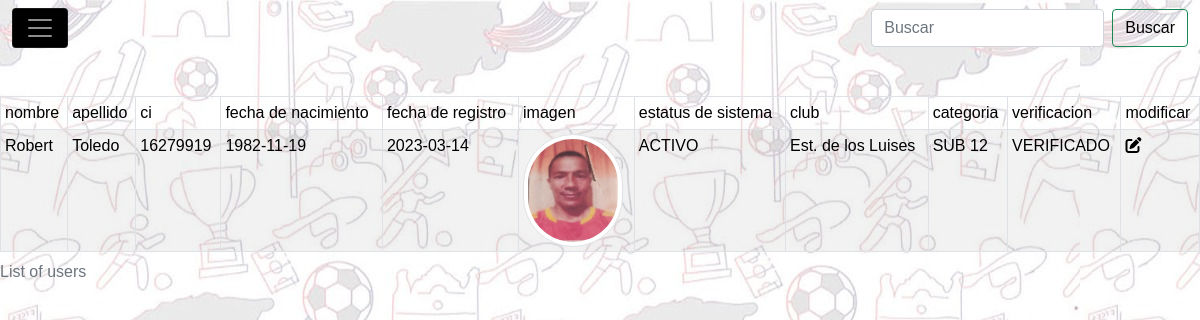
/buscar_oficial_club.php, run on the app's committed database.
### tables this page shows
CREATE TABLE `usuario` (
  `id_usuario` int(11) NOT NULL,
  `nombre_usuario` varchar(60) NOT NULL,
  `segundoN` varchar(60) NOT NULL,
  `apellido` varchar(60) NOT NULL,
  `segundoA` varchar(60) NOT NULL,
  `ci` int(8) NOT NULL,
  `fecha_nac_us` date NOT NULL,
  `fecha_registro_us` date NOT NULL,
  `imagen_us` varchar(300) NOT NULL,
  `tipo_imagen` varchar(60) NOT NULL,
  `tipo_imagen_dt` varchar(30) NOT NULL,
  `image_dt` varchar(300) NOT NULL,
  `usuario` varchar(60) NOT NULL,
  `clave` varchar(33) NOT NULL,
  `id_t_usuario` int(11) NOT NULL,
  `id_status_sistema` int(11) NOT NULL,
  `id_club` int(11) NOT NULL,
  `id_categoria` int(11) NOT NULL,
  `id_status_verificacion` int(11) NOT NULL,
  `id_carnet_jug` int(11) NOT NULL
);

CREATE TABLE `status_sistema` (
  `id_status_sistema` int(11) NOT NULL,
  `nombre_status_sistema` varchar(30) NOT NULL
);

CREATE TABLE `club` (
  `id_club` int(11) NOT NULL,
  `nombre_club` varchar(60) NOT NULL,
  `fecha_fund` date NOT NULL,
  `fecha_reg` datetime NOT NULL,
  `id_status_sistema` int(11) NOT NULL,
  `tipo_acta` varchar(60) NOT NULL,
  `img_acta` varchar(300) NOT NULL,
  `tipo_logo` varchar(60) NOT NULL,
  `img_logo` varchar(300) NOT NULL,
  `id_status_club` int(11) NOT NULL
);

CREATE TABLE `categoria` (
  `id_categoria` int(11) NOT NULL,
  `nombre_categoria` varchar(60) NOT NULL,
  `edad_max` int(2) NOT NULL,
  `id_status_sistema` int(11) NOT NULL
);

CREATE TABLE `status_verificacion` (
  `id_status_verificacion` int(11) NOT NULL,
  `nombre_verificacion` varchar(20) NOT NULL
);

### buscar_oficial_club.php (the view, shortened to what this page needs)
<!DOCTYPE html>
<html lang="es">
<head>
	<link rel="stylesheet" href="./css/bootstrap.css">
	<link rel="stylesheet" type="text/css" href="./css/estilos.css">
	<link rel="stylesheet" href="./js/bootstrap.js">
	<link rel="stylesheet" href="./css/normalize.css">
</head>
<body>
	<div class="content">
		<header>
			<nav class="navbar navbar-dark  fixed-top">
				<div class="container-fluid">
					<button class="navbar-toggler" type="button" data-bs-toggle="offcanvas" data-bs-target="#offcanvasDarkNavbar" aria-controls="offcanvasDarkNavbar">
						<span class="navbar-toggler-icon"></span>
					</button>
					<form class="d-flex">
						<input class="form-control me-2 light-table-filter" data-table="table_id" type="text" placeholder="Buscar" name="enviar">
						<button id="buscar" class="btn btn-outline-success" name="buscar" tpe="buttom" >Buscar</button>
					</form>
				</div>
			</div>
	<main class="main">
		<br>
		<br>
		<br>
		<br>
		<div class="table-responsive table-responsive-sm table-responsive-md table-responsive-lg table-responsive-xl table_jug">
			<table class="table table-borderless table-striped table-bordered table-borderless table-hover table_id table-sm"  action="modificar_jugador.php" method="POST">
				<caption>List of users</caption>
				<thead class="thead-dark|thead-light">
					<tr>
						<th scope="col">nombre</th>
						<th scope="col">apellido</th>
						<th scope="col">ci</th>
						<th scope="col">fecha de nacimiento</th>
						<th scope="col">fecha de registro</th>
						<th scope="col">imagen</th>
						<th scope="col">estatus de sistema</th>
						<th scope="col">club</th>
						<th scope="col">categoria</th>
						<th scope="col">verificacion</th>
						<th scope="col">modificar</th>
					</tr>
				</thead>
				<tbody>
					<?php
					include './modelo/conexion.php';
					$sql = "SELECT
					`usuario`.`id_usuario`,
					`usuario`.`nombre_usuario`,
					`usuario`.`segundoN`,
					`usuario`.`apellido`,
					`usuario`.`segundoA`,
					`usuario`.`ci`,
					`club`.`nombre_club`,
					`categoria`.`nombre_categoria`,
					`status_sistema`.`nombre_status_sistema`,
					`status_verificacion`.`nombre_verificacion`,
					`usuario`.`fecha_nac_us`,
					`usuario`.`fecha_registro_us`,
					`usuario`.`imagen_us`
				FROM
					`usuario`,
					`club`,
					`categoria`,
					`status_sistema`,
					`status_verificacion`
				WHERE
					(
						(
							`usuario`.`id_t_usuario` = 6
							/*AND `usuario`.`id_status_sistema` = 1 */
							/* AND `usuario`.`id_categoria` = 5 */
							/*	AND `usuario`.`id_status_sistema`= 1 */
							/*AND `usuario`.`id_status_verificacion`= 2*/
						) AND(`usuario`.`id_club` = `club`.`id_club`) AND(
							`usuario`.`id_categoria` = `categoria`.`id_categoria`
						) AND(
							`usuario`.`id_status_sistema` = `status_sistema`.`id_status_sistema`
						) AND(
							`usuario`.`id_status_verificacion` = `status_verificacion`.`id_status_verificacion`
						)
					)";
					$res = mysqli_query($conn, $sql);
					while ($row = mysqli_fetch_assoc($res)) {
						?>
						<tr>
							<td><?php echo $row['nombre_usuario']; ?></td>
							<td scope="col"><?php echo $row['apellido']; ?></td>
							<td scope="col"><?php echo $row['ci']; ?></td>
							<td scope="col"><?php echo $row['fecha_nac_us']; ?></td>
							<td scope="col"><?php echo $row['fecha_registro_us']; ?></td>
							<td>
								<img class="img_buscar img-thumbnail" width="100" height="100" src="<?php echo $row['imagen_us'] ?>">
							</td>
							<td scope="col"><?php echo $row['nombre_status_sistema']; ?></td>
							<td scope="col"><?php echo $row['nombre_club']; ?></td>
							<td scope="col"><?php echo $row['nombre_categoria']; ?></td>
							<td scope="col"><?php echo $row['nombre_verificacion']; ?></td>
							<td><a href="./modificar_oficial_club.php?id_user=<?php echo $row['id_usuario']; ?>" name="seleccionar"><i class="fa-solid fa-pen-to-square"></i></a></td>
						</tr>
						<?php
					}
					?>
				</tbody>
			</table>
		</div>
	</main>
</body>
</html>

### css/estilos.css (style rules this page uses)
* { font-family: 'Nunito', sans-serif; font-weight: 100; }
body { background-image: url(../img/foto-sis/fondo.jpg); height: 100vh; background-attachment: fixed; }
.navbar-toggler { background: #000; }
.conocenos-body, .btn { color: #000; }
.img_buscar { border-radius: 50px; }

### data on the page
usuario: nombre_usuario "Robert", apellido "Toledo", ci "16279919", fecha_nac_us "1982-11-19", fecha_registro_us "2023-03-14", imagen_us (picture), id_status_sistema.nombre_status_sistema "ACTIVO", id_club.nombre_club "Est. de los Luises", id_categoria.nombre_categoria "SUB 12", id_status_verificacion.nombre_verificacion "VERIFICADO"
